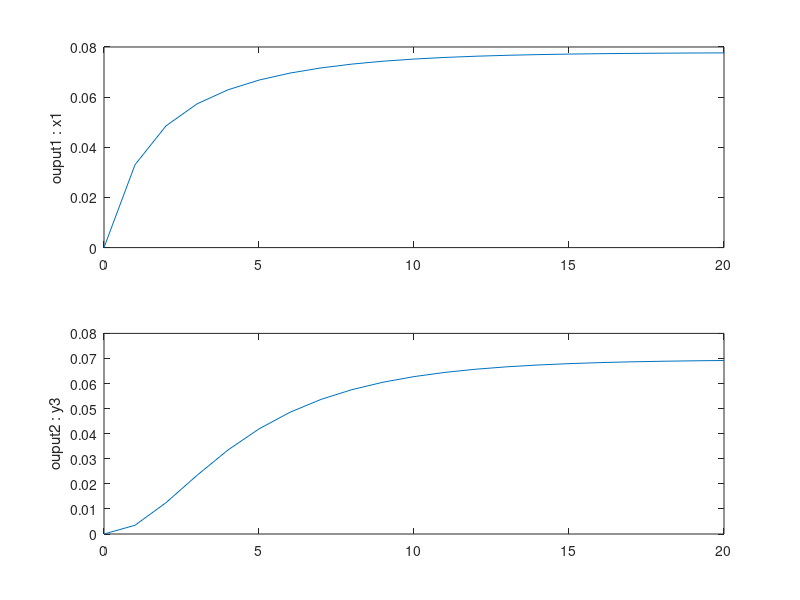

Source code (MATLAB):
%This is a state-space approach towards solving the coupled equations for a
%3stage absorber.x variable is for the number of moles of a gas and y
%variable is for the number of moles of the liquid. The values over which
%the system is modelled are taken from a problem statement found online.

%%%%%%%%%%%%%%%%%%%%%%%%%%%%%%%%%%%%%%%%%%%%%%%%%%%%%%%%%%%%%%%%%%%%%%%%%%%%%%%%%%%%%%%%%%%%%%%%%%%%

tau=2;  %liquid residence time
k=1/3;  %ratio of gas to liquid flowrate= G/L
a=2.8;  %slope of the linear relation between x and y i.e: y = ax + b
d=a*k;  %stripping factor= a*(G/L)

% State matrices for state space representation A,B,C,D and state variables
% [x1,x2,x3] and output [x1,y3]
A=(1/tau)*[-(1+d) 1 0;d -(1+d) 1;0 d -(1+d)]; 
B=(1/tau)*[0 k -k;0 0 0;1 0 0];
C=[1 0 0;0 0 a];
D=[0 0 0;0 0 1];

% u is the input matrix with variavles [xf,yf,b] 
u=[0.001 0.3 0;0.001 0.3 0;0.001 0.3 0;0.001 0.3 0;0.001 0.3 0;0.001 0.3 0;0.001 0.3 0;0.001 0.3 0;0.001 0.3 0;0.001 0.3 0;0.001 0.3 0;0.001 0.3 0;0.001 0.3 0;0.001 0.3 0;0.001 0.3 0;0.001 0.3 0;0.001 0.3 0;0.001 0.3 0;0.001 0.3 0;0.001 0.3 0;0.001 0.3 0];
t=[0:1:20]; %time duration for simulation
sys = ss(A,B,C,D); % modeling the system in state space format
[y,t]=lsim(sys,u,t); %solving the state space equations over the mentioned time duration and given initial conditions

%plot the output responses x1 and y3 over the time duration
subplot(2,1,1);
plot(t,y(:,1));
ylabel('ouput1 : x1');
hold on;
subplot(2,1,2);
plot(t,y(:,2));
ylabel('ouput2 : y3');

